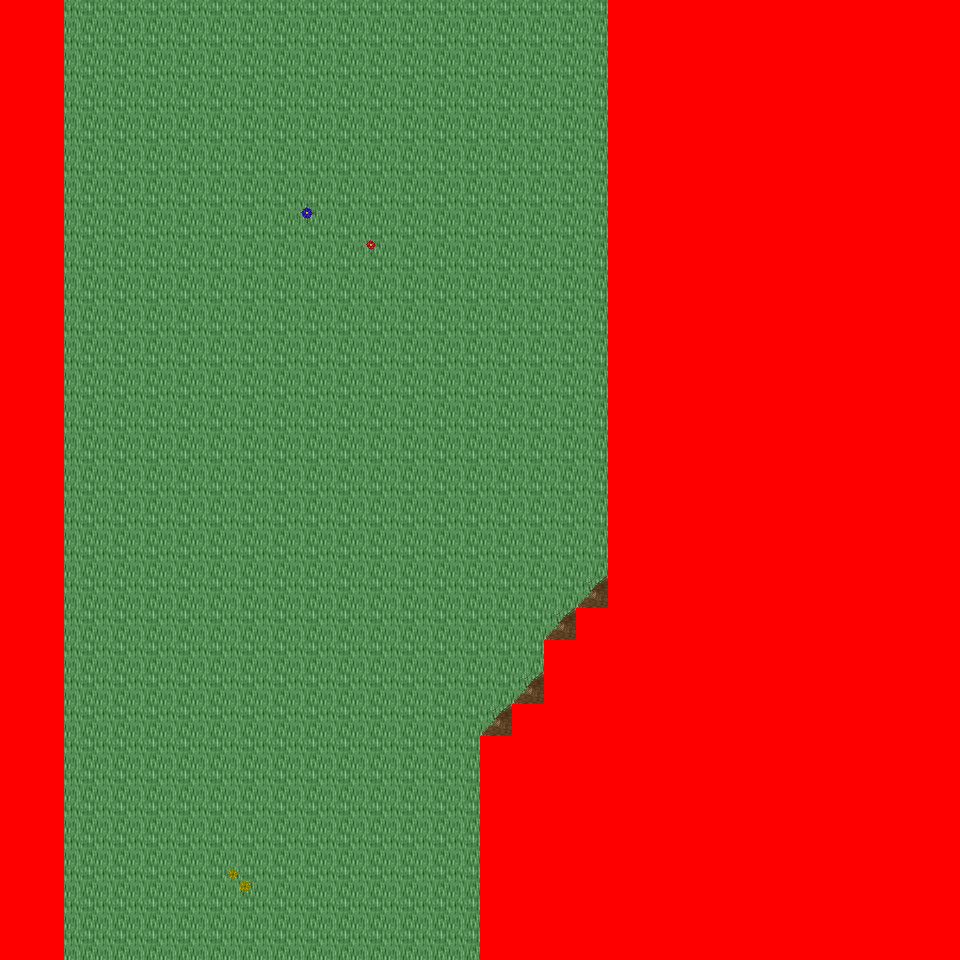

Tiled map render using the project's own tile images. Description and the map definition, with tile-layer contents summarised, below:
An orthogonal 30x30 tile map with 32x32 px tiles, 6 tile layers (Ground, Object, Object2, Above, ...), 34 tilesets and 1 object (mapExit).

<map version="1.0" orientation="orthogonal" renderorder="right-down" width="30" height="30" tilewidth="32" tileheight="32" nextobjectid="2">
  <tileset firstgid="1" name="tileset_logic_collision" tilewidth="32" tileheight="32" tilecount="1" columns="1">
    <image source="../drawable/tileset_logic_collision.png" width="32" height="32" />
  </tileset>
  <tileset firstgid="2" name="tileset_ground_ridge_earth_pale" tilewidth="32" tileheight="32" tilecount="96" columns="12">
    <image source="../drawable/tileset_ground_ridge_earth_pale.png" width="384" height="256" />
  </tileset>
  <tileset firstgid="98" name="tileset_ground_ridge_earth_dark" tilewidth="32" tileheight="32" tilecount="96" columns="12">
    <image source="../drawable/tileset_ground_ridge_earth_dark.png" width="384" height="256" />
  </tileset>
  <tileset firstgid="194" name="tileset_ground_ground" tilewidth="32" tileheight="32" tilecount="33" columns="3">
    <image source="../drawable/tileset_ground_ground.png" width="96" height="352" />
  </tileset>
  <tileset firstgid="227" name="tileset_building_castle" tilewidth="32" tileheight="32" tilecount="320" columns="20">
    <image source="../drawable/tileset_building_castle.png" width="640" height="512" />
  </tileset>
  <tileset firstgid="547" name="tileset_ground_grass_corners" tilewidth="32" tileheight="32" tilecount="24" columns="6">
    <image source="../drawable/tileset_ground_grass_corners.png" width="192" height="128" />
  </tileset>
  <tileset firstgid="571" name="tileset_ground_grass_edges" tilewidth="32" tileheight="32" tilecount="36" columns="12">
    <image source="../drawable/tileset_ground_grass_edges.png" width="384" height="96" />
  </tileset>
  <tileset firstgid="607" name="tileset_item_pot_barrels_1" tilewidth="32" tileheight="32" tilecount="8" columns="4">
    <image source="../drawable/tileset_item_pot_barrels_1.png" width="128" height="64" />
  </tileset>
  <tileset firstgid="615" name="tileset_item_weapon_cannon" tilewidth="32" tileheight="32" tilecount="12" columns="3">
    <image source="../drawable/tileset_item_weapon_cannon.png" width="96" height="128" />
  </tileset>
  <tileset firstgid="627" name="tileset_building_door_door" tilewidth="32" tileheight="32" tilecount="6" columns="3">
    <image source="../drawable/tileset_building_door_door.png" width="96" height="64" />
  </tileset>
  <tileset firstgid="633" name="tileset_building_door_closed" tilewidth="32" tileheight="32" tilecount="1" columns="1">
    <image source="../drawable/tileset_building_door_closed.png" width="32" height="32" />
  </tileset>
  <tileset firstgid="634" name="tileset_building_window_window_centered" tilewidth="32" tileheight="32" tilecount="1" columns="1">
    <image source="../drawable/tileset_building_window_window_centered.png" width="32" height="32" />
  </tileset>
  <tileset firstgid="635" name="tileset_building_decoration_chimney_big" tilewidth="32" tileheight="32" tilecount="2" columns="1">
    <image source="../drawable/tileset_building_decoration_chimney_big.png" width="32" height="64" />
  </tileset>
  <tileset firstgid="637" name="tileset_building_tan_building" tilewidth="32" tileheight="32" tilecount="24" columns="4">
    <image source="../drawable/tileset_building_tan_building.png" width="128" height="192" />
  </tileset>
  <tileset firstgid="661" name="tileset_building_museum" tilewidth="32" tileheight="32" tilecount="56" columns="7">
    <image source="../drawable/tileset_building_museum.png" width="224" height="256" />
  </tileset>
  <tileset firstgid="717" name="tileset_building_decoration_chimney" tilewidth="32" tileheight="32" tilecount="2" columns="1">
    <image source="../drawable/tileset_building_decoration_chimney.png" width="32" height="64" />
  </tileset>
  <tileset firstgid="719" name="tileset_plant_tree_fall_trees" tilewidth="32" tileheight="32" tilecount="40" columns="8">
    <image source="../drawable/tileset_plant_tree_fall_trees.png" width="256" height="160" />
  </tileset>
  <tileset firstgid="759" name="tileset_plant_leaves" tilewidth="32" tileheight="32" tilecount="8" columns="4">
    <image source="../drawable/tileset_plant_leaves.png" width="128" height="64" />
  </tileset>
  <tileset firstgid="767" name="tileset_plant_vine" tilewidth="32" tileheight="32" tilecount="3" columns="1">
    <image source="../drawable/tileset_plant_vine.png" width="32" height="96" />
  </tileset>
  <tileset firstgid="770" name="tileset_item_pot_pot_burgundy" tilewidth="32" tileheight="32" tilecount="1" columns="1">
    <image source="../drawable/tileset_item_pot_pot_burgundy.png" width="32" height="32" />
  </tileset>
  <tileset firstgid="771" name="tileset_building_stairs_stairs_grey" tilewidth="32" tileheight="32" tilecount="6" columns="3">
    <image source="../drawable/tileset_building_stairs_stairs_grey.png" width="96" height="64" />
  </tileset>
  <tileset firstgid="777" name="tileset_furniture_light_lamp_blue" tilewidth="32" tileheight="32" tilecount="3" columns="1">
    <image source="../drawable/tileset_furniture_light_lamp_blue.png" width="32" height="96" />
  </tileset>
  <tileset firstgid="780" name="tileset_light_dim_light_7x5" tilewidth="32" tileheight="32" tilecount="35" columns="7">
    <image source="../drawable/tileset_light_dim_light_7x5.png" width="224" height="160" />
  </tileset>
  <tileset firstgid="815" name="tileset_plant_flower_daisy_blue" tilewidth="32" tileheight="32" tilecount="8" columns="2">
    <image source="../drawable/tileset_plant_flower_daisy_blue.png" width="64" height="128" />
  </tileset>
  <tileset firstgid="823" name="tileset_plant_flower_daisy_red" tilewidth="32" tileheight="32" tilecount="8" columns="2">
    <image source="../drawable/tileset_plant_flower_daisy_red.png" width="64" height="128" />
  </tileset>
  <tileset firstgid="831" name="tileset_plant_flower_daisy_white" tilewidth="32" tileheight="32" tilecount="8" columns="2">
    <image source="../drawable/tileset_plant_flower_daisy_white.png" width="64" height="128" />
  </tileset>
  <tileset firstgid="839" name="tileset_plant_flower_daisy_yellow" tilewidth="32" tileheight="32" tilecount="8" columns="2">
    <image source="../drawable/tileset_plant_flower_daisy_yellow.png" width="64" height="128" />
  </tileset>
  <tileset firstgid="847" name="tileset_ground_ground_3" tilewidth="32" tileheight="32" tilecount="5" columns="5">
    <image source="../drawable/tileset_ground_ground_3.png" width="160" height="32" />
  </tileset>
  <tileset firstgid="852" name="tileset_building_cottage" tilewidth="32" tileheight="32" tilecount="256" columns="16">
    <image source="../drawable/tileset_building_cottage.png" width="512" height="512" />
  </tileset>
  <tileset firstgid="1108" name="tileset_building_roof_thatched_roof" tilewidth="32" tileheight="32" tilecount="256" columns="16">
    <image source="../drawable/tileset_building_roof_thatched_roof.png" width="512" height="512" />
  </tileset>
  <tileset firstgid="1364" name="tileset_building_door_doors" tilewidth="32" tileheight="32" tilecount="256" columns="16">
    <image source="../drawable/tileset_building_door_doors.png" width="512" height="512" />
  </tileset>
  <tileset firstgid="1620" name="tileset_building_window_windows" tilewidth="32" tileheight="32" tilecount="256" columns="16">
    <image source="../drawable/tileset_building_window_windows.png" width="512" height="512" />
  </tileset>
  <tileset firstgid="1876" name="tileset_logic_portal" tilewidth="32" tileheight="32" tilecount="24" columns="8">
    <image source="../drawable/tileset_logic_portal.png" width="256" height="96" />
  </tileset>
  <tileset firstgid="1900" name="tileset_building_decoration_banner" tilewidth="32" tileheight="32" tilecount="12" columns="1">
    <image source="../drawable/tileset_building_decoration_banner.png" width="32" height="384" />
  </tileset>
  <layer name="Ground" width="30" height="30">
    <data>[900 cells, 900 non-empty, 5 distinct tile ids]</data>
  </layer>
  <layer name="Object" width="30" height="30">
    <data>[900 cells, 129 non-empty, 11 distinct tile ids]</data>
  </layer>
  <layer name="Object2" width="30" height="30">
    <data>[900 cells, 6 non-empty, 5 distinct tile ids]</data>
  </layer>
  <layer name="Above" width="30" height="30">
    <data>[900 cells, 0 non-empty, 0 distinct tile ids]</data>
  </layer>
  <layer name="Above2" width="30" height="30">
    <data>[900 cells, 0 non-empty, 0 distinct tile ids]</data>
  </layer>
  <layer name="Walkable" width="30" height="30">
    <data>[900 cells, 426 non-empty, 1 distinct tile ids]</data>
  </layer>
  <objectgroup name="MapEvents">
    <object id="1" name="south" type="mapExit" x="64" y="928" width="416" height="32">
      <properties>
        <property name="map" value="level_0_x54_y60" />
        <property name="x" value="2" />
        <property name="y" value="1" />
      </properties>
    </object>
  </objectgroup>
</map>
